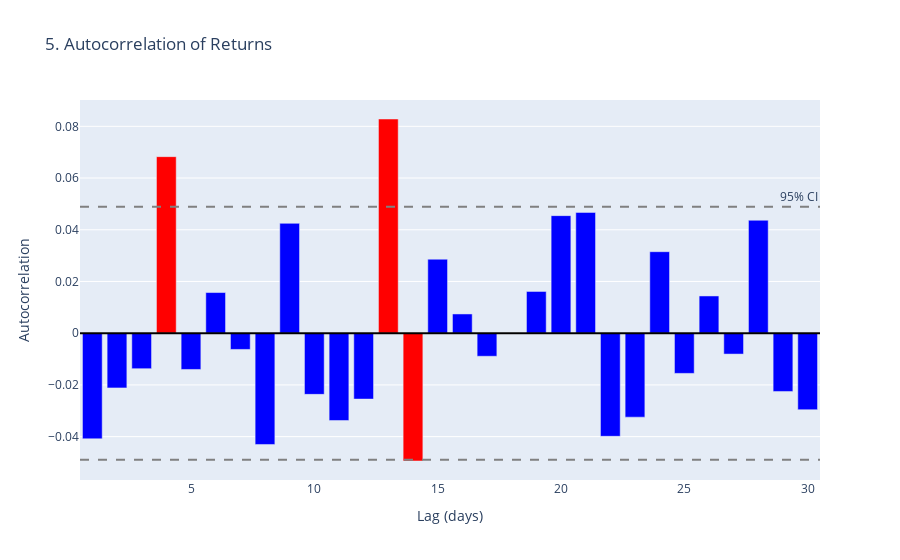

The code cell stored with this chart in its notebook:
### Code cell
plt.figure(figsize=(12, 6))
lags = 30
acf_values = []
for lag in range(1, lags+1):
    autocorr = df['Return'].autocorr(lag=lag)
    acf_values.append(autocorr)

fig5 = go.Figure()
fig5.add_trace(go.Bar(x=list(range(1, lags+1)), y=acf_values,
                     marker_color=['red' if abs(val) > 1.96/np.sqrt(len(df)) else 'blue' 
                                  for val in acf_values],
                     name='Autocorrelation'))
fig5.add_hline(y=1.96/np.sqrt(len(df)), line_dash="dash", 
               line_color="gray", annotation_text="95% CI")
fig5.add_hline(y=-1.96/np.sqrt(len(df)), line_dash="dash", 
               line_color="gray")
fig5.add_hline(y=0, line_color="black")

fig5.update_layout(title='5. Autocorrelation of Returns', 
                  xaxis_title='Lag (days)', 
                  yaxis_title='Autocorrelation',
                  showlegend=False)
fig5.show()

### Figure 1 — Plotly figure (JSON) as saved in the notebook; plotly's stock layout.template omitted (floating-point values rounded to 4 significant figures)
{"data": [{"marker": {"color": ["blue", "blue", "blue", "red", "blue", "blue", "blue", "blue", "blue", "blue", "blue", "blue", "red", "red", "blue", "blue", "blue", "blue", "blue", "blue", "blue", "blue", "blue", "blue", "blue", "blue", "blue", "blue", "blue", "blue"]}, "name": "Autocorrelation", "type": "bar", "x": [1, 2, 3, 4, 5, 6, 7, 8, 9, 10, 11, 12, 13, 14, 15, 16, 17, 18, 19, 20, 21, 22, 23, 24, 25, 26, 27, 28, 29, 30], "y": [-0.04084, -0.02115, -0.01373, 0.06827, -0.01402, 0.01572, -0.006273, -0.04303, 0.04249, -0.02365, -0.03376, -0.02548, 0.08283, -0.04942, 0.02862, 0.007443, -0.008911, -1.005e-05, 0.01617, 0.04547, 0.04671, -0.03987, -0.03247, 0.03152, -0.01554, 0.0144, -0.008073, 0.04367, -0.02253, -0.02958]}], "layout": {"annotations": [{"showarrow": false, "text": "95% CI", "x": 1, "xanchor": "right", "xref": "x domain", "y": 0.04891, "yanchor": "bottom", "yref": "y"}], "shapes": [{"line": {"color": "gray", "dash": "dash"}, "type": "line", "x0": 0, "x1": 1, "xref": "x domain", "y0": 0.04891, "y1": 0.04891, "yref": "y"}, {"line": {"color": "gray", "dash": "dash"}, "type": "line", "x0": 0, "x1": 1, "xref": "x domain", "y0": -0.04891, "y1": -0.04891, "yref": "y"}, {"line": {"color": "black"}, "type": "line", "x0": 0, "x1": 1, "xref": "x domain", "y0": 0, "y1": 0, "yref": "y"}], "showlegend": false, "title": {"text": "5. Autocorrelation of Returns"}, "xaxis": {"title": {"text": "Lag (days)"}}, "yaxis": {"title": {"text": "Autocorrelation"}}}}
